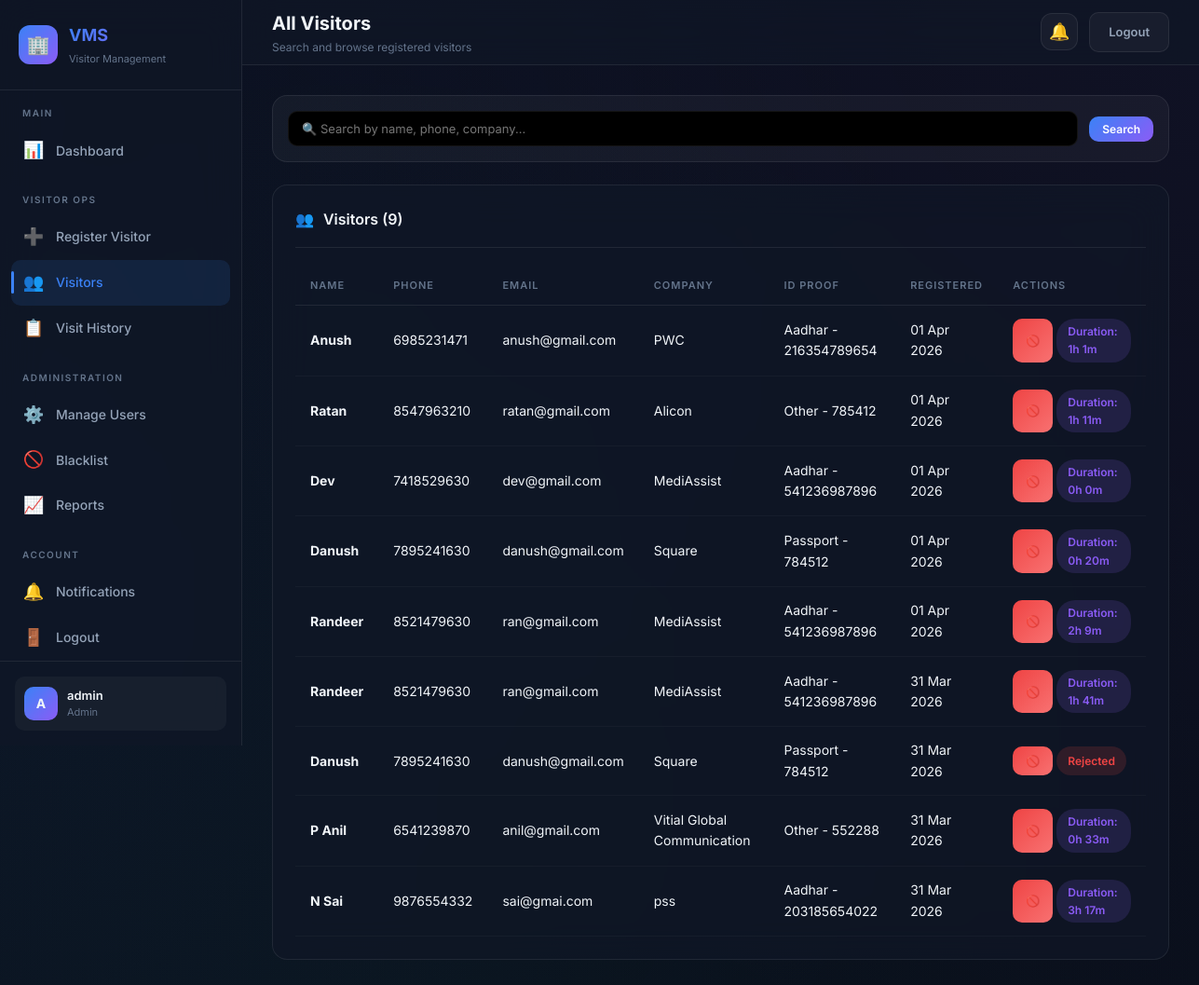
Screenshot of /visitors/ (signed in) with the database file from the repository.
### core/models.py (models this page shows, shortened)
class User(AbstractUser):
    ROLE_CHOICES = [
        ('admin', 'Admin'),
        ('guard', 'Security Guard / Receptionist'),
        ('employee', 'Employee / Host'),
    ]
    role = models.CharField(max_length=20, choices=ROLE_CHOICES, default='employee')
    phone = models.CharField(max_length=15, blank=True)
    department = models.CharField(max_length=100, blank=True)

class Visitor(models.Model):
    name = models.CharField(max_length=200)
    email = models.EmailField(blank=True)
    phone = models.CharField(max_length=15)
    company = models.CharField(max_length=200, blank=True)
    address = models.TextField(blank=True)
    id_proof_type = models.CharField(
        max_length=50, blank=True,
        choices=[('aadhar', 'Aadhar'), ('passport', 'Passport'),
                 ('driving_license', 'Driving License'), ('other', 'Other')]
    )
    id_proof_number = models.CharField(max_length=50, blank=True)
    photo = models.ImageField(upload_to='visitor_photos/', blank=True, null=True)
    created_by = models.ForeignKey(User, on_delete=models.SET_NULL, null=True, related_name='registered_visitors')
    created_at = models.DateTimeField(auto_now_add=True)
    class Meta:
        ordering = ['-created_at']

class Visit(models.Model):
    STATUS_CHOICES = [
        ('pending', 'Pending Approval'),
        ('approved', 'Approved'),
        ('rejected', 'Rejected'),
        ('checked_in', 'Checked In'),
        ('checked_out', 'Checked Out'),
    ]
    visitor = models.ForeignKey(Visitor, on_delete=models.CASCADE, related_name='visits')
    host = models.ForeignKey(User, on_delete=models.SET_NULL, null=True, related_name='hosted_visits')
    purpose = models.CharField(max_length=300)
    status = models.CharField(max_length=20, choices=STATUS_CHOICES, default='pending')
    badge_number = models.CharField(max_length=20, blank=True)
    check_in = models.DateTimeField(null=True, blank=True)
    check_out = models.DateTimeField(null=True, blank=True)
    remarks = models.TextField(blank=True)
    created_at = models.DateTimeField(auto_now_add=True)
    updated_at = models.DateTimeField(auto_now=True)
    class Meta:
        ordering = ['-created_at']
    @property
    def duration(self):
        if self.check_in and self.check_out:
            delta = self.check_out - self.check_in
            hours, remainder = divmod(int(delta.total_seconds()), 3600)
            minutes, _ = divmod(remainder, 60)
            return f"{hours}h {minutes}m"
        return None

### core/views.py (the view)
@login_required
def visitor_list(request):
    visitors = Visitor.objects.all()
    q = request.GET.get('q', '')
    if q:
        visitors = visitors.filter(
            Q(name__icontains=q) | Q(phone__icontains=q) | Q(company__icontains=q)
        )
    return render(request, 'visitor_list.html', {'visitors': visitors[:100], 'q': q})

### core/context_processors.py (called while the page is built)
def notifications_processor(request):
    if request.user.is_authenticated:
        unread_count = Notification.objects.filter(user=request.user, is_read=False).count()
        return {'unread_notifications_count': unread_count}
    return {'unread_notifications_count': 0}

### core/templates/visitor_list.html (shortened to what this page needs)
{% extends 'base.html' %}
{% block page_title %}All Visitors{% endblock %}
{% block page_subtitle %}Search and browse registered visitors{% endblock %}
{% block content %}
<div class="filter-bar">
    <form method="GET" style="display:flex;gap:12px;flex-wrap:wrap;width:100%;align-items:center;">
        <input type="text" name="q" value="{{ q }}" placeholder="🔍 Search by name, phone, company..." style="flex:1;min-width:250px;">
        <button type="submit" class="btn btn-primary btn-sm">Search</button>
    </form>
</div>
<div class="glass-card">
    <div class="card-header">
        <div class="card-title"><span class="icon">👥</span> Visitors ({{ visitors|length }})</div>
    </div>
    {% if visitors %}
    <table class="data-table">
        <thead>
            <tr>
                <th>Name</th>
                <th>Phone</th>
                <th>Email</th>
                <th>Company</th>
                <th>ID Proof</th>
                <th>Registered</th>
                {% if user.role == 'admin' or user.is_superuser %}
                <th>Actions</th>
                {% endif %}
            </tr>
        </thead>
        <tbody>
            {% for visitor in visitors %}
            <tr>
                <td><strong>{{ visitor.name }}</strong></td>
                <td>{{ visitor.phone }}</td>
                <td>{{ visitor.email|default:"—" }}</td>
                <td>{{ visitor.company|default:"—" }}</td>
                <td>{{ visitor.get_id_proof_type_display|default:"—" }} - {{ visitor.id_proof_number }}</td>
                <td>{{ visitor.created_at|date:"d M Y" }}</td>
                {% if user.role == 'admin' or user.is_superuser %}
                <td>
                    {% if not visitor.blacklist_entry %}
                    <div style="display:flex;gap:4px;">
                        <a href="{% url 'blacklist_visitor' visitor.id %}" class="btn btn-danger btn-sm" title="Blacklist">🚫</a>
                        {% with last_visit=visitor.visits.first %}
                            {% if last_visit and last_visit.status == 'pending' %}
                                <a href="{% url 'approve_visit' last_visit.id %}" class="btn btn-success btn-sm">✅ Approve</a>
                                <a href="{% url 'reject_visit' last_visit.id %}" class="btn btn-danger btn-sm">❌ Reject</a>
                            {% elif last_visit and last_visit.status == 'approved' %}
                                <a href="{% url 'check_in' last_visit.id %}" class="btn btn-success btn-sm">Check In</a>
                            {% elif last_visit and last_visit.status == 'checked_in' %}
                                <a href="{% url 'check_out' last_visit.id %}" class="btn btn-danger btn-sm">Check Out</a>
                            {% elif last_visit and last_visit.status == 'checked_out' %}
                                <span class="badge badge-checked_out">Duration: {{ last_visit.duration }}</span>
                            {% elif last_visit %}
                                <span class="badge badge-{{ last_visit.status }}">{{ last_visit.get_status_display }}</span>
                            {% endif %}
                        {% endwith %}
                    </div>
                    {% else %}
                    <span class="badge badge-rejected">Blacklisted</span>
                    {% endif %}
                </td>
                {% endif %}
            </tr>
            {% endfor %}
        </tbody>
    </table>
    {% else %}
    <div class="empty-state">
        <div class="icon">👥</div>
        <h3>No visitors found</h3>
        <p>{% if q %}Try a different search term.{% else %}Register your first visitor to get started.{% endif %}</p>
    </div>
    {% endif %}
</div>
{% endblock %}

### core/templates/base.html (shortened to what this page needs)
{% load static %}
<!DOCTYPE html>
<html lang="en">
<head>
    <link rel="stylesheet" href="{% static 'core/css/style.css' %}">
</head>
<body>
    <div class="app-layout">
        <aside class="sidebar" id="sidebar">
            <div class="sidebar-brand">
                <div class="brand-icon">🏢</div>
                <div>
                    <h2>VMS</h2>
                    <small>Visitor Management</small>
                </div>
            </div>
            <nav class="sidebar-nav">
                <div class="nav-section">
                    <div class="nav-section-title">Main</div>
                    <a href="{% url 'dashboard' %}" class="nav-link">
                        <span class="icon">📊</span> Dashboard
                    </a>
                </div>
                {% if user.role == 'guard' or user.role == 'admin' or user.is_superuser %}
                <div class="nav-section">
                    <div class="nav-section-title">Visitor Ops</div>
                    <a href="{% url 'register_visitor' %}" class="nav-link">
                        <span class="icon">➕</span> Register Visitor
                    </a>
                    <a href="{% url 'visitor_list' %}" class="nav-link">
                        <span class="icon">👥</span> Visitors
                    </a>
                    <a href="{% url 'visitor_history' %}" class="nav-link">
                        <span class="icon">📋</span> Visit History
                    </a>
                </div>
                {% endif %}
                {% if user.role == 'admin' or user.is_superuser %}
                <div class="nav-section">
                    <div class="nav-section-title">Administration</div>
                    <a href="{% url 'manage_users' %}" class="nav-link">
                        <span class="icon">⚙️</span> Manage Users
                    </a>
                    <a href="{% url 'blacklist_management' %}" class="nav-link">
                        <span class="icon">🚫</span> Blacklist
                    </a>
                    <a href="{% url 'reports' %}" class="nav-link">
                        <span class="icon">📈</span> Reports
                    </a>
                </div>
                {% endif %}
                <div class="nav-section">
                    <div class="nav-section-title">Account</div>
                    <a href="{% url 'notifications' %}" class="nav-link">
                        <span class="icon">🔔</span> Notifications
                    </a>
                    <a href="{% url 'logout' %}" class="nav-link">
                        <span class="icon">🚪</span> Logout
                    </a>
                </div>
            </nav>
            <div class="sidebar-footer">
                <div class="user-info">
                    <div class="avatar">{{ user.first_name|default:user.username|first|upper }}</div>
                    <div class="user-details">
                        <div class="user-name">{{ user.get_full_name|default:user.username }}</div>
                        <div class="user-role">{{ user.get_role_display }}</div>
                    </div>
                </div>
            </div>
        </aside>
        <main class="main-content">
            <header class="topbar">
                <div class="topbar-left" style="display:flex;align-items:center;gap:12px;">
                    <div>
                        <h1>{% block page_title %}Dashboard{% endblock %}</h1>
                        <p>{% block page_subtitle %}Welcome back{% endblock %}</p>
                    </div>
                </div>
                <div class="topbar-right">
                    <a href="{% url 'notifications' %}" class="topbar-btn" title="Notifications">
                        🔔
                    </a>
                    <a href="{% url 'logout' %}" class="btn btn-secondary" style="font-size: 13px;" title="Logout">Logout</a>
                </div>
            </header>
            <div class="page-content">
                {% block content %}{% endblock %}
            </div>
        </main>
    </div>
</body>
</html>

### rows the page displays
User: first_name|first "A", get_full_name "admin", role "Admin"
Visitor: name "Anush", phone "6985231471", email "anush@gmail.com", company "PWC", id_proof_type "Aadhar", id_proof_number "216354789654", created_at "01 Apr 2026", visits.first.duration "1h 1m"
Visitor: name "Ratan", phone "8547963210", email "ratan@gmail.com", company "Alicon", id_proof_type "Other", id_proof_number "785412", created_at "01 Apr 2026", visits.first.duration "1h 11m"
Visitor: name "Dev", phone "7418529630", email "dev@gmail.com", company "MediAssist", id_proof_type "Aadhar", id_proof_number "541236987896", created_at "01 Apr 2026", visits.first.duration "0h 0m"
Visitor: name "Danush", phone "7895241630", email "danush@gmail.com", company "Square", id_proof_type "Passport", id_proof_number "784512", created_at "01 Apr 2026", visits.first.duration "0h 20m"
Visitor: name "Randeer", phone "8521479630", email "ran@gmail.com", company "MediAssist", id_proof_type "Aadhar", id_proof_number "541236987896", created_at "01 Apr 2026", visits.first.duration "2h 9m"
Visitor: name "Randeer", phone "8521479630", email "ran@gmail.com", company "MediAssist", id_proof_type "Aadhar", id_proof_number "541236987896", created_at "31 Mar 2026", visits.first.duration "1h 41m"
Visitor: name "Danush", phone "7895241630", email "danush@gmail.com", company "Square", id_proof_type "Passport", id_proof_number "784512", created_at "31 Mar 2026", visits.first.status "Rejected"
Visitor: name "P Anil", phone "6541239870", email "anil@gmail.com", company "Vitial Global Communication", id_proof_type "Other", id_proof_number "552288", created_at "31 Mar 2026", visits.first.duration "0h 33m"
Visitor: name "N Sai", phone "9876554332", email "sai@gmai.com", company "pss", id_proof_type "Aadhar", id_proof_number "203185654022", created_at "31 Mar 2026", visits.first.duration "3h 17m"

### other values shown
{{ visitors|length }} "9"
